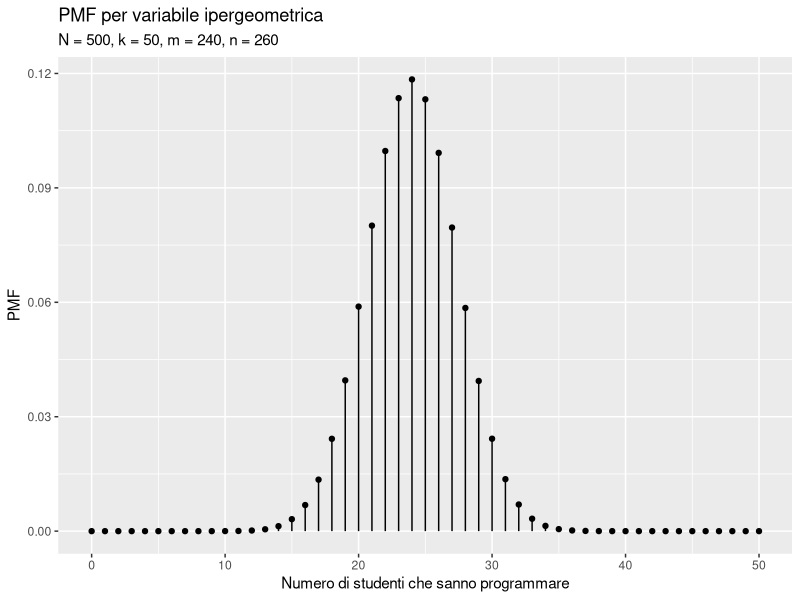

Reproduce this figure in R.
# Analisi della distribuzione ipergeometrica per il numero di studenti che sanno programmare in R

# In un sondaggio su 500 studenti universitari, 240 hanno dichiarato di sapere programmare in R.
# Consideriamo la variabile casuale X, che indica il numero di studenti in un campione casuale di 50
# che sanno programmare in R.

# A. Calcolo della funzione di massa di probabilità di X e generazione del grafico

# Definiamo le variabili:
N <- 500  # Numero totale di studenti
k <- 50   # Campione selezionato
m <- 240  # Studenti che sanno programmare in R
n <- N - m  # Studenti che non sanno programmare in R

# Definiamo i possibili valori di X (numero di successi nel campione)
x <- 0:min(k, m)

# Creazione di un dataframe con la funzione di massa di probabilità
df_hyper <- data.frame("x" = x, 
    "PMF" = dhyper(x = x, m = m, n = n, k = k))

library(ggplot2)
# Creazione del grafico della funzione di massa di probabilità
# - geom_segment() crea segmenti verticali per ogni valore di X
# - geom_point() evidenzia i punti della distribuzione

ggplot(df_hyper, aes(x = x, y = PMF)) + 
    geom_segment(aes(xend = x, yend = 0)) +
    geom_point() +
    labs(x = "Numero di studenti che sanno programmare",
         title = "PMF per variabile ipergeometrica",
         subtitle = "N = 500, k = 50, m = 240, n = 260")

# B. Calcolo della probabilità che almeno 30 studenti nel campione sappiano programmare in R
# - Sommiamo le probabilità da X = 30 fino al massimo valore possibile
sum(df_hyper$PMF[df_hyper$x >= 30])
# Alternativamente, possiamo calcolare 1 - P(X ≤ 29) con phyper()
1 - phyper(29, m, n, k)

# C. Calcolo del valore atteso di X
# Il valore atteso della distribuzione ipergeometrica è dato da E[X] = k * (m/N)
50 * (240 / 500)  # Calcolo teorico

# Simulazione empirica del valore atteso
mean(rhyper(nn = 100000, m = m, n = n, k = k))  # Simulazione con 100000 campioni
